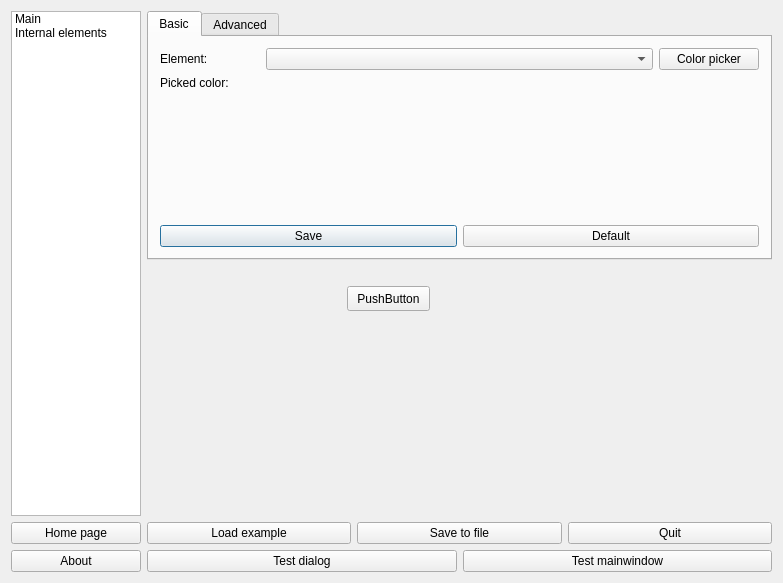
<?xml version="1.0" encoding="UTF-8"?>
<ui version="4.0">
 <class>MainDialog</class>
 <widget class="QDialog" name="MainDialog">
  <property name="geometry">
   <rect>
    <x>0</x>
    <y>0</y>
    <width>783</width>
    <height>583</height>
   </rect>
  </property>
  <property name="windowTitle">
   <string>MainDialog</string>
  </property>
  <layout class="QGridLayout" name="gridLayout">
   <item row="0" column="0" rowspan="2">
    <widget class="QListWidget" name="listWidget">
     <property name="maximumSize">
      <size>
       <width>130</width>
       <height>16777215</height>
      </size>
     </property>
     <item>
      <property name="text">
       <string>Main</string>
      </property>
     </item>
     <item>
      <property name="text">
       <string>Internal elements</string>
      </property>
     </item>
    </widget>
   </item>
   <item row="0" column="1">
    <widget class="QTabWidget" name="tabs">
     <property name="currentIndex">
      <number>0</number>
     </property>
     <widget class="QWidget" name="tabBasic">
      <attribute name="title">
       <string>Basic</string>
      </attribute>
      <layout class="QGridLayout" name="gridLayout_3">
       <item row="3" column="0">
        <spacer name="verticalSpacer">
         <property name="orientation">
          <enum>Qt::Vertical</enum>
         </property>
         <property name="sizeHint" stdset="0">
          <size>
           <width>20</width>
           <height>56</height>
          </size>
         </property>
        </spacer>
       </item>
       <item row="4" column="0">
        <layout class="QHBoxLayout" name="horizontalLayout_2">
         <item>
          <widget class="QPushButton" name="pBBasicSave">
           <property name="text">
            <string>Save</string>
           </property>
           <property name="shortcut">
            <string>Ctrl+S</string>
           </property>
          </widget>
         </item>
         <item>
          <widget class="QPushButton" name="pBBasicDefault">
           <property name="text">
            <string>Default</string>
           </property>
          </widget>
         </item>
        </layout>
       </item>
       <item row="1" column="0">
        <widget class="QLabel" name="label_2">
         <property name="text">
          <string>Picked color:</string>
         </property>
        </widget>
       </item>
       <item row="0" column="0">
        <layout class="QHBoxLayout" name="horizontalLayout_3">
         <item>
          <widget class="QLabel" name="label">
           <property name="maximumSize">
            <size>
             <width>100</width>
             <height>16777215</height>
            </size>
           </property>
           <property name="text">
            <string>Element:</string>
           </property>
          </widget>
         </item>
         <item>
          <widget class="QComboBox" name="comBElements"/>
         </item>
         <item>
          <widget class="QPushButton" name="pBBasicColorPicker">
           <property name="maximumSize">
            <size>
             <width>100</width>
             <height>16777215</height>
            </size>
           </property>
           <property name="text">
            <string>Color picker</string>
           </property>
          </widget>
         </item>
        </layout>
       </item>
       <item row="2" column="0">
        <widget class="QLabel" name="LAColor">
         <property name="minimumSize">
          <size>
           <width>250</width>
           <height>50</height>
          </size>
         </property>
         <property name="text">
          <string/>
         </property>
        </widget>
       </item>
      </layout>
     </widget>
     <widget class="QWidget" name="tabAdvanced">
      <attribute name="title">
       <string>Advanced</string>
      </attribute>
      <layout class="QGridLayout" name="gridLayout_2">
       <item row="1" column="0">
        <widget class="QPushButton" name="pBAdvancedSave">
         <property name="text">
          <string>Save</string>
         </property>
        </widget>
       </item>
       <item row="1" column="1">
        <widget class="QPushButton" name="pBAdvancedDefault">
         <property name="text">
          <string>Default</string>
         </property>
        </widget>
       </item>
       <item row="0" column="0" colspan="2">
        <widget class="QTextEdit" name="textEdit"/>
       </item>
      </layout>
     </widget>
    </widget>
   </item>
   <item row="1" column="1">
    <widget class="QWidget" name="widgetView" native="true">
     <property name="minimumSize">
      <size>
       <width>0</width>
       <height>250</height>
      </size>
     </property>
     <widget class="QPushButton" name="pushButton_4">
      <property name="geometry">
       <rect>
        <x>200</x>
        <y>20</y>
        <width>83</width>
        <height>25</height>
       </rect>
      </property>
      <property name="text">
       <string>PushButton</string>
      </property>
     </widget>
    </widget>
   </item>
   <item row="2" column="0">
    <widget class="QPushButton" name="pBHomePage">
     <property name="text">
      <string>Home page</string>
     </property>
    </widget>
   </item>
   <item row="2" column="1">
    <layout class="QHBoxLayout" name="horizontalLayout">
     <item>
      <widget class="QPushButton" name="pBLoad">
       <property name="text">
        <string>Load example</string>
       </property>
      </widget>
     </item>
     <item>
      <widget class="QPushButton" name="pBSave">
       <property name="text">
        <string>Save to file</string>
       </property>
       <property name="shortcut">
        <string>Ctrl+Shift+S</string>
       </property>
      </widget>
     </item>
     <item>
      <widget class="QPushButton" name="pBQuit">
       <property name="text">
        <string>Quit</string>
       </property>
       <property name="shortcut">
        <string>Ctrl+Q</string>
       </property>
      </widget>
     </item>
    </layout>
   </item>
   <item row="3" column="0">
    <widget class="QPushButton" name="pBAbout">
     <property name="text">
      <string>About</string>
     </property>
    </widget>
   </item>
   <item row="3" column="1">
    <layout class="QHBoxLayout" name="horizontalLayout_4">
     <item>
      <widget class="QPushButton" name="pBTestDialog">
       <property name="text">
        <string>Test dialog</string>
       </property>
      </widget>
     </item>
     <item>
      <widget class="QPushButton" name="pBTestMainWindow">
       <property name="text">
        <string>Test mainwindow</string>
       </property>
      </widget>
     </item>
    </layout>
   </item>
  </layout>
 </widget>
 <layoutdefault spacing="6" margin="11"/>
 <resources/>
 <connections/>
</ui>
